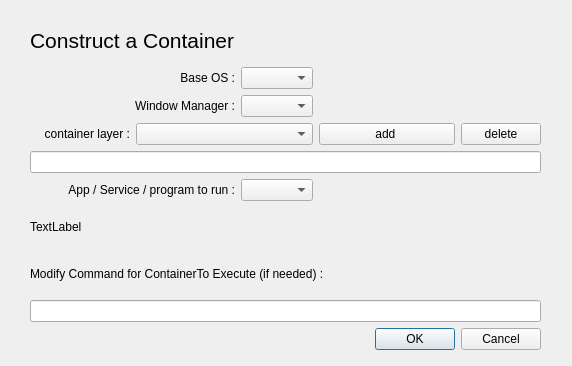
<?xml version="1.0" encoding="UTF-8"?>
<ui version="4.0">
 <class>containers_ui</class>
 <widget class="QWidget" name="containers_ui">
  <property name="geometry">
   <rect>
    <x>0</x>
    <y>0</y>
    <width>572</width>
    <height>366</height>
   </rect>
  </property>
  <property name="windowTitle">
   <string>Construct a conatiner</string>
  </property>
  <widget class="QWidget" name="layoutWidget">
   <property name="geometry">
    <rect>
     <x>30</x>
     <y>20</y>
     <width>511</width>
     <height>330</height>
    </rect>
   </property>
   <layout class="QGridLayout" name="gridLayout">
    <item row="0" column="0" colspan="2">
     <widget class="QLabel" name="label_panel">
      <property name="font">
       <font>
        <pointsize>16</pointsize>
       </font>
      </property>
      <property name="text">
       <string>Construct a Container</string>
      </property>
     </widget>
    </item>
    <item row="1" column="0" colspan="2">
     <widget class="QLabel" name="label_baseOS">
      <property name="text">
       <string>Base OS :</string>
      </property>
      <property name="alignment">
       <set>Qt::AlignRight|Qt::AlignTrailing|Qt::AlignVCenter</set>
      </property>
     </widget>
    </item>
    <item row="1" column="2">
     <widget class="QComboBox" name="comboBox_baseOS"/>
    </item>
    <item row="2" column="0" colspan="2">
     <widget class="QLabel" name="label_windowManager">
      <property name="text">
       <string>Window Manager :</string>
      </property>
      <property name="alignment">
       <set>Qt::AlignRight|Qt::AlignTrailing|Qt::AlignVCenter</set>
      </property>
     </widget>
    </item>
    <item row="2" column="2">
     <widget class="QComboBox" name="comboBox_windowManager"/>
    </item>
    <item row="3" column="0">
     <widget class="QLabel" name="label_4">
      <property name="text">
       <string>container layer :</string>
      </property>
      <property name="alignment">
       <set>Qt::AlignRight|Qt::AlignTrailing|Qt::AlignVCenter</set>
      </property>
     </widget>
    </item>
    <item row="3" column="1" colspan="2">
     <widget class="QComboBox" name="comboBox_containerLlayers"/>
    </item>
    <item row="3" column="3" colspan="2">
     <widget class="QPushButton" name="pushButton_addLayer">
      <property name="text">
       <string>add </string>
      </property>
     </widget>
    </item>
    <item row="3" column="5">
     <widget class="QPushButton" name="pushButton_deleteLayer">
      <property name="text">
       <string>delete</string>
      </property>
     </widget>
    </item>
    <item row="4" column="0" colspan="6">
     <widget class="QLineEdit" name="lineEdit_2"/>
    </item>
    <item row="5" column="0" colspan="2">
     <widget class="QLabel" name="label_toRun">
      <property name="text">
       <string>App / Service / program to run :</string>
      </property>
      <property name="alignment">
       <set>Qt::AlignRight|Qt::AlignTrailing|Qt::AlignVCenter</set>
      </property>
     </widget>
    </item>
    <item row="5" column="2">
     <widget class="QComboBox" name="toRun"/>
    </item>
    <item row="6" column="0" colspan="3">
     <widget class="QLabel" name="label_empty">
      <property name="text">
       <string>TextLabel</string>
      </property>
     </widget>
    </item>
    <item row="7" column="0" colspan="4">
     <widget class="QLabel" name="label_containerLayers">
      <property name="text">
       <string>Modify Command for ContainerTo Execute (if needed) :</string>
      </property>
     </widget>
    </item>
    <item row="8" column="0" colspan="6">
     <widget class="QLineEdit" name="lineEdit"/>
    </item>
    <item row="9" column="4" colspan="2">
     <widget class="QDialogButtonBox" name="buttonBox">
      <property name="standardButtons">
       <set>QDialogButtonBox::Cancel|QDialogButtonBox::Ok</set>
      </property>
     </widget>
    </item>
   </layout>
  </widget>
 </widget>
 <resources/>
 <connections/>
</ui>
